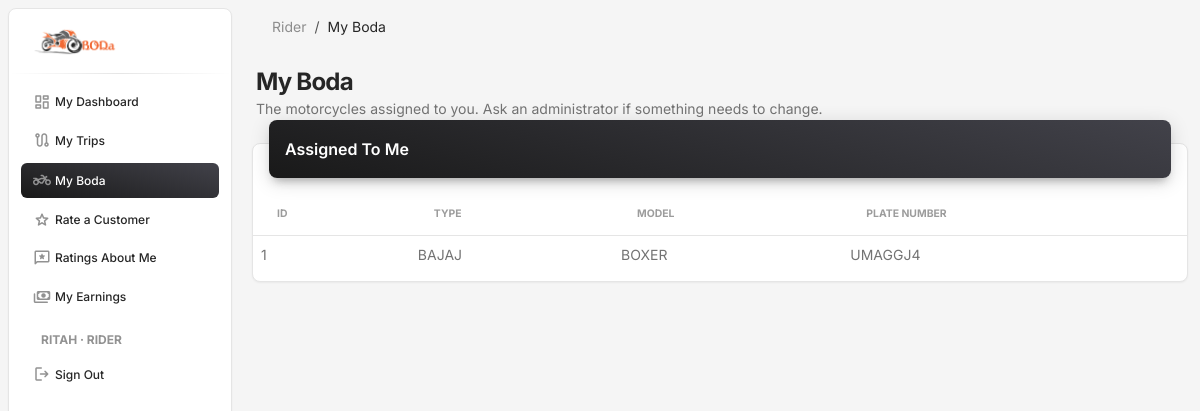
Screenshot of /rider-area/bodas/ (signed in) with the database file from the repository.
### bodaapp/models.py (models this page shows, shortened)
class Profile(models.Model):
    ROLE_CHOICES = [("customer", "Customer"), ("rider", "Rider")]
    user = models.OneToOneField(settings.AUTH_USER_MODEL, on_delete=models.CASCADE, related_name="profile")
    role = models.CharField(max_length=10, choices=ROLE_CHOICES)
    customer = models.OneToOneField(Customer, null=True, blank=True, on_delete=models.SET_NULL, related_name="profile")
    rider = models.OneToOneField(Rider, null=True, blank=True, on_delete=models.SET_NULL, related_name="profile")

class Boda(models.Model):
    boda_id = models.AutoField(primary_key=True)
    boda_type = models.ForeignKey(BodaType, on_delete=models.PROTECT, db_column="boda_type_id")
    model = models.CharField(max_length=50)
    plate_number = models.CharField(max_length=20, unique=True)
    rider = models.ForeignKey(Rider, on_delete=models.PROTECT, db_column="rider_id")

class BodaType(models.Model):
    boda_type_id = models.AutoField(primary_key=True)
    type_name = models.CharField(max_length=50, unique=True)

### bodaapp/rider_views.py (the view)
# urls.py: path('rider-area/bodas/', rider_views.bodas, name='rid_bodas'),
@role_required("rider")
def bodas(request):
    mine = Boda.objects.filter(rider=current_rider(request)).select_related("boda_type").order_by("plate_number")
    return render(request, "rider/bodas.html", {"bodas": mine})

### bodaapp/access.py (called while the page is built)
def get_role(user):
    if not user.is_authenticated:
        return None
    if user.is_staff or user.is_superuser:
        return "admin"
    profile = getattr(user, "profile", None)
    if profile is None:
        return None
    if profile.role == "customer" and profile.customer_id:
        return "customer"
    if profile.role == "rider" and profile.rider_id:
        return "rider"
    return None

def role_required(*roles):
    def decorator(view):
        @wraps(view)
        def wrapper(request, *args, **kwargs):
            if not request.user.is_authenticated:
                return redirect_to_login(request.get_full_path())
            if get_role(request.user) not in roles:
                messages.error(request, "You don't have access to that page.")
                return redirect("index")
            return view(request, *args, **kwargs)
        return wrapper
    return decorator

### bodaapp/context_processors.py (called while the page is built)
def navigation(request):
    user = getattr(request, "user", None)
    role = get_role(user) if user is not None else None
    match = getattr(request, "resolver_match", None)
    name = match.url_name if match and match.url_name else ""
    if name.endswith("_edit"):
        name = name[: -len("_edit")]
    return {"role": role, "role_label": ROLE_LABELS.get(role, ""), "active": name}

### bodaapp/rider_views.py (called while the page is built)
def current_rider(request):
    return request.user.profile.rider

### templates/rider/bodas.html
{% extends 'base.html' %}
{% block content %}
{% include 'partials/page_header.html' with title="My Boda" lede="The motorcycles assigned to you. Ask an administrator if something needs to change." %}
<div class="container-fluid py-3">
  <div class="card">
    <div class="card-header p-0 position-relative mt-n4 mx-3 z-index-2">
      <div class="bg-gradient-dark shadow-dark border-radius-lg pt-3 pb-2"><h6 class="text-white text-capitalize ps-3">Assigned to me</h6></div>
    </div>
    <div class="card-body px-0 pb-2">
      <div class="table-responsive p-0">
        <table class="table align-items-center mb-0">
          <thead><tr>
            <th class="text-uppercase text-secondary text-xxs font-weight-bolder opacity-7">ID</th>
            <th class="text-uppercase text-secondary text-xxs font-weight-bolder opacity-7">Type</th>
            <th class="text-uppercase text-secondary text-xxs font-weight-bolder opacity-7">Model</th>
            <th class="text-uppercase text-secondary text-xxs font-weight-bolder opacity-7">Plate number</th>
          </tr></thead>
          <tbody>
            {% for b in bodas %}
            <tr>
              <td class="text-sm">{{ b.pk }}</td>
              <td class="text-sm">{{ b.boda_type.type_name }}</td>
              <td class="text-sm">{{ b.model }}</td>
              <td class="text-sm">{{ b.plate_number }}</td>
            </tr>
            {% empty %}
            <tr><td colspan="4" class="text-center text-secondary py-4 text-sm">No boda is assigned to you yet. Ask an administrator to assign one.</td></tr>
            {% endfor %}
          </tbody>
        </table>
      </div>
    </div>
  </div>
</div>
{% endblock %}

### templates/partials/nav_account.html (shortened to what this page needs)
<li class="nav-item mt-3">
  <h6 class="ps-4 ms-2 text-uppercase text-xs text-dark font-weight-bolder opacity-5">{{ user.get_username }}{% if role_label %} · {{ role_label }}{% endif %}</h6>
</li>
<li class="nav-item">
  <form method="post" action="{% url 'logout' %}" class="m-0">
    <button type="submit" class="nav-link text-dark border-0 bg-transparent w-100 text-start">
      <i class="material-symbols-rounded opacity-5">logout</i>
      <span class="nav-link-text ms-1">Sign Out</span>
    </button>
  </form>
</li>

### templates/partials/page_header.html (shortened to what this page needs)
<nav class="navbar navbar-main navbar-expand-lg px-0 mx-3 shadow-none border-radius-xl" id="navbarBlur" data-scroll="true">
  <div class="container-fluid py-1 px-3">
    <nav aria-label="breadcrumb">
      <ol class="breadcrumb bg-transparent mb-0 pb-0 pt-1 px-0 me-sm-6 me-5">
        <li class="breadcrumb-item text-sm"><a class="opacity-5 text-dark" href="{% url 'index' %}">{{ role_label|default:"Home" }}</a></li>
        <li class="breadcrumb-item text-sm text-dark active" aria-current="page">{{ title }}</li>
      </ol>
    </nav>
  </div>
</nav>
<div class="container-fluid pt-3">
  <div class="ms-1 mb-2">
    <h3 class="mb-0 h4 font-weight-bolder">{{ title }}</h3>
    {% if lede %}<p class="mb-0 text-sm">{{ lede }}</p>{% endif %}
  </div>
</div>

### rows the page displays
Profile: role "RIDER", role "Rider"
Boda: pk "1", boda_type.type_name "BAJAJ", model "BOXER", plate_number "UMAGGJ4"

### other values shown
{{ label }} "My Dashboard My Trips My Boda Rate a Customer Ratings About Me My Earnings"
{{ user.get_username }} "RITAH"
{{ title }} "My Boda"
{{ lede }} "The motorcycles assigned to you. Ask an administrator if something needs to change."
